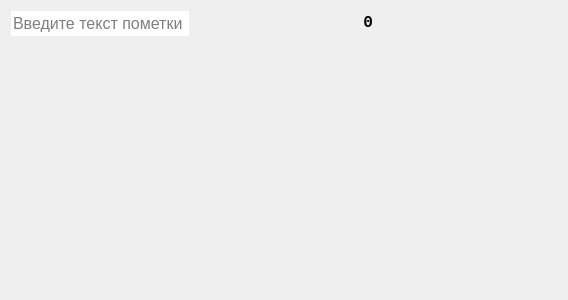
<?xml version="1.0" encoding="UTF-8"?>
<ui version="4.0">
 <class>cGraphWindow</class>
 <widget class="QDialog" name="cGraphWindow">
  <property name="geometry">
   <rect>
    <x>0</x>
    <y>0</y>
    <width>568</width>
    <height>300</height>
   </rect>
  </property>
  <property name="sizePolicy">
   <sizepolicy hsizetype="Expanding" vsizetype="Expanding">
    <horstretch>0</horstretch>
    <verstretch>0</verstretch>
   </sizepolicy>
  </property>
  <property name="windowTitle">
   <string>График изменения параметра</string>
  </property>
  <property name="windowIcon">
   <iconset resource="icons.qrc">
    <normaloff>:/images/plot.png</normaloff>:/images/plot.png</iconset>
  </property>
  <layout class="QVBoxLayout" name="verticalLayout_2">
   <item>
    <layout class="QHBoxLayout" name="horizontalLayout_2">
     <property name="sizeConstraint">
      <enum>QLayout::SetDefaultConstraint</enum>
     </property>
     <item>
      <widget class="QLineEdit" name="lineEdit">
       <property name="font">
        <font>
         <pointsize>12</pointsize>
        </font>
       </property>
       <property name="text">
        <string/>
       </property>
       <property name="frame">
        <bool>false</bool>
       </property>
       <property name="placeholderText">
        <string>Введите текст пометки</string>
       </property>
      </widget>
     </item>
     <item>
      <widget class="QLabel" name="lValue">
       <property name="sizePolicy">
        <sizepolicy hsizetype="Expanding" vsizetype="Fixed">
         <horstretch>0</horstretch>
         <verstretch>0</verstretch>
        </sizepolicy>
       </property>
       <property name="minimumSize">
        <size>
         <width>0</width>
         <height>20</height>
        </size>
       </property>
       <property name="maximumSize">
        <size>
         <width>16777215</width>
         <height>20</height>
        </size>
       </property>
       <property name="baseSize">
        <size>
         <width>0</width>
         <height>20</height>
        </size>
       </property>
       <property name="font">
        <font>
         <family>Consolas</family>
         <pointsize>12</pointsize>
         <weight>75</weight>
         <bold>true</bold>
        </font>
       </property>
       <property name="text">
        <string>0</string>
       </property>
       <property name="alignment">
        <set>Qt::AlignRight|Qt::AlignTop|Qt::AlignTrailing</set>
       </property>
       <property name="textInteractionFlags">
        <set>Qt::NoTextInteraction</set>
       </property>
      </widget>
     </item>
     <item>
      <widget class="QLabel" name="lNominal">
       <property name="sizePolicy">
        <sizepolicy hsizetype="Expanding" vsizetype="Fixed">
         <horstretch>0</horstretch>
         <verstretch>0</verstretch>
        </sizepolicy>
       </property>
       <property name="minimumSize">
        <size>
         <width>0</width>
         <height>20</height>
        </size>
       </property>
       <property name="font">
        <font>
         <family>Consolas</family>
         <pointsize>12</pointsize>
         <weight>75</weight>
         <bold>true</bold>
        </font>
       </property>
       <property name="text">
        <string/>
       </property>
      </widget>
     </item>
    </layout>
   </item>
   <item>
    <layout class="QHBoxLayout" name="horizontalLayout">
     <item>
      <widget class="QWidget" name="widget" native="true">
       <property name="sizePolicy">
        <sizepolicy hsizetype="Preferred" vsizetype="Expanding">
         <horstretch>0</horstretch>
         <verstretch>0</verstretch>
        </sizepolicy>
       </property>
       <property name="toolTipDuration">
        <number>300</number>
       </property>
      </widget>
     </item>
    </layout>
   </item>
  </layout>
 </widget>
 <resources>
  <include location="icons.qrc"/>
 </resources>
 <connections/>
</ui>
